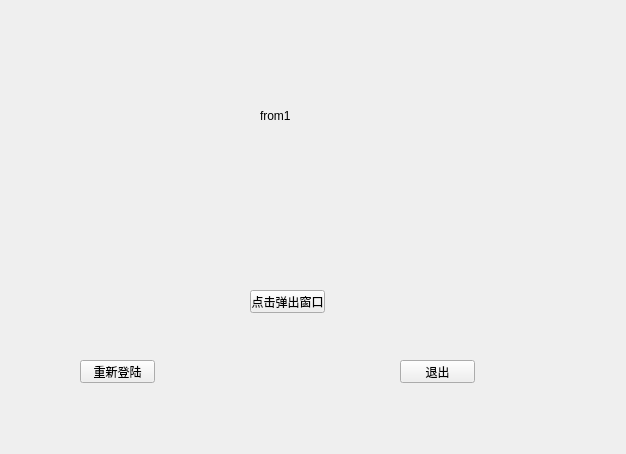
<?xml version="1.0" encoding="UTF-8"?>
<ui version="4.0">
 <class>from1</class>
 <widget class="QWidget" name="from1">
  <property name="geometry">
   <rect>
    <x>0</x>
    <y>0</y>
    <width>626</width>
    <height>454</height>
   </rect>
  </property>
  <property name="windowTitle">
   <string>from1</string>
  </property>
  <widget class="QPushButton" name="pushButton">
   <property name="geometry">
    <rect>
     <x>250</x>
     <y>290</y>
     <width>75</width>
     <height>23</height>
    </rect>
   </property>
   <property name="text">
    <string>点击弹出窗口</string>
   </property>
  </widget>
  <widget class="QLabel" name="label">
   <property name="geometry">
    <rect>
     <x>260</x>
     <y>110</y>
     <width>54</width>
     <height>12</height>
    </rect>
   </property>
   <property name="text">
    <string>from1</string>
   </property>
  </widget>
  <widget class="QPushButton" name="pushButton_2">
   <property name="geometry">
    <rect>
     <x>80</x>
     <y>360</y>
     <width>75</width>
     <height>23</height>
    </rect>
   </property>
   <property name="text">
    <string>重新登陆</string>
   </property>
  </widget>
  <widget class="QPushButton" name="pushButton_3">
   <property name="geometry">
    <rect>
     <x>400</x>
     <y>360</y>
     <width>75</width>
     <height>23</height>
    </rect>
   </property>
   <property name="text">
    <string>退出</string>
   </property>
  </widget>
 </widget>
 <resources/>
 <connections>
  <connection>
   <sender>pushButton_3</sender>
   <signal>clicked()</signal>
   <receiver>from1</receiver>
   <slot>close()</slot>
   <hints>
    <hint type="sourcelabel">
     <x>448</x>
     <y>366</y>
    </hint>
    <hint type="destinationlabel">
     <x>448</x>
     <y>341</y>
    </hint>
   </hints>
  </connection>
 </connections>
</ui>
